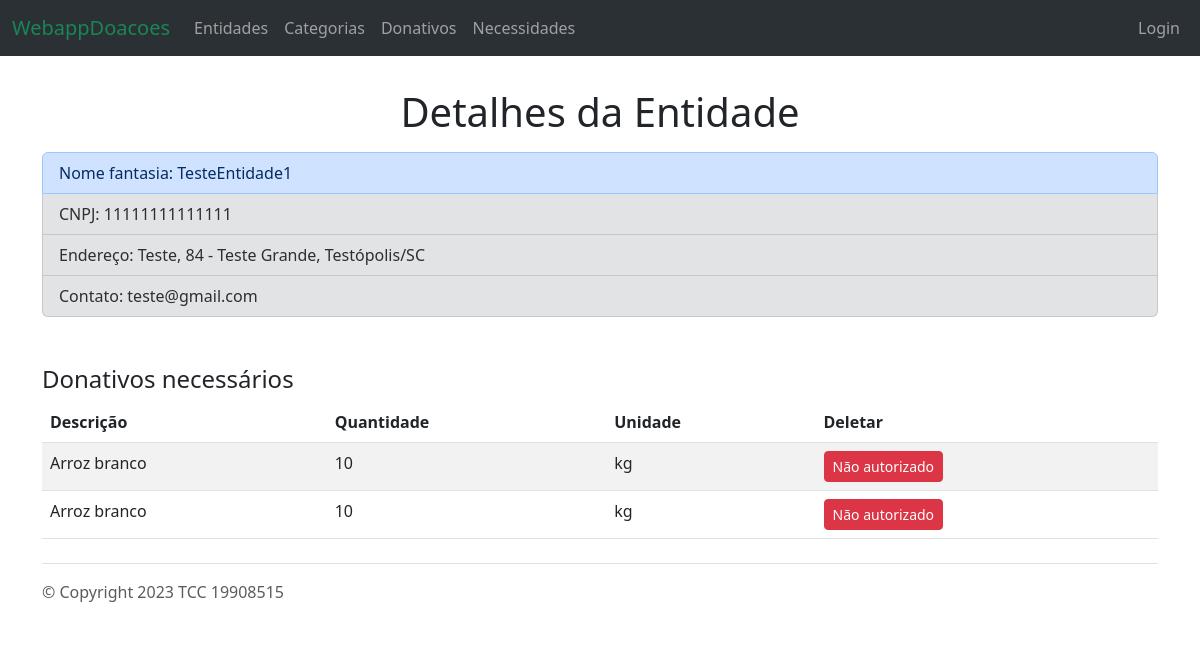
The app's page /appdoacoes/entidades/11111111111111/, older data.
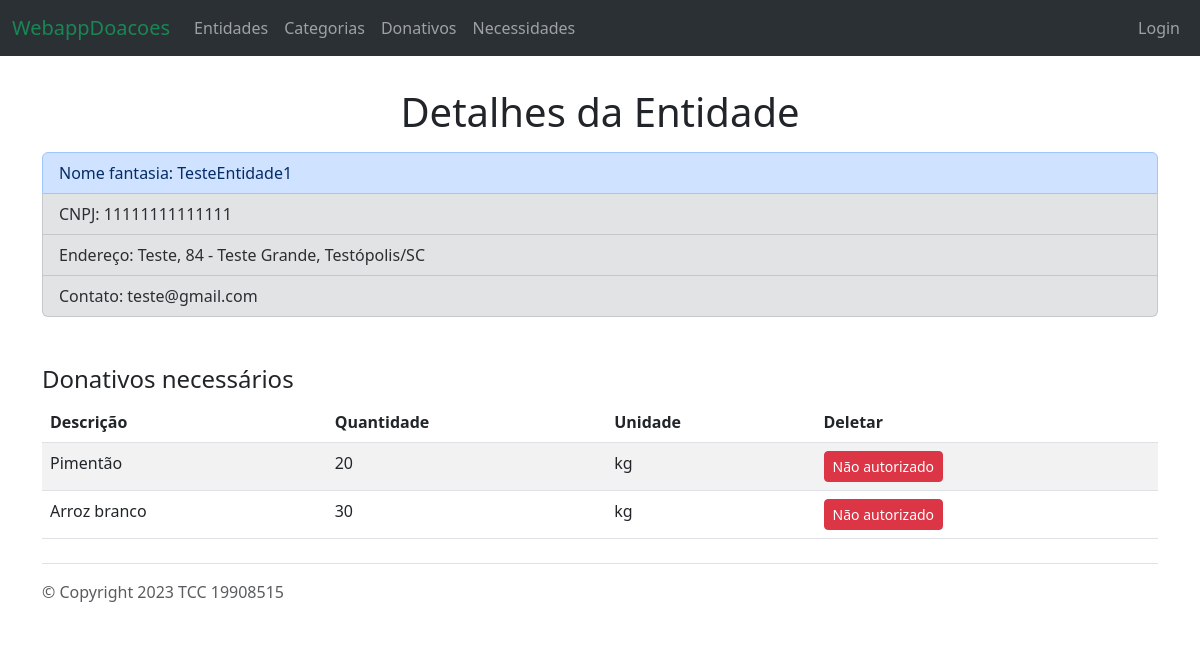
The same page, newer data.
### appdoacoes/models.py (models this page shows, shortened)
class InstanciaDonativo(models.Model):
    id = models.AutoField(primary_key=True)
    donativo = models.ForeignKey('Donativo', null=True, on_delete=models.CASCADE)
    entidade = models.ForeignKey('EmpresaEntidade', null=True, on_delete=models.CASCADE)
    quantidade = models.IntegerField()
    class Meta:
        permissions = [('pode_criar_atualizar_necessidade','Cria/Atualiza necessidade'),('pode_deletar_necessidade','Deleta necessidade')]

class Donativo(models.Model):
    id = models.AutoField(primary_key=True)
    descricao = models.CharField(max_length=200, unique=True)
    categoria = models.ForeignKey('Categoria', on_delete=models.CASCADE)
    UNIDADES_MEDIDA = (
        ('un', 'Unidade'),
        ('p','Par'),
        ('kg', 'Quilo'),
        ('l', 'Litro'),
        ('m', 'Metro'),
        ('m2','Metro quadrado'),
        ('s','Serviço'),
    )
    unidade = models.CharField(max_length=3, choices=UNIDADES_MEDIDA, blank=True, null=True)
    class Meta:
        permissions = [('pode_criar_atualizar_donativo','Cria/Atualiza Donativo'),('pode_deletar_donativo','Deleta Donativo')]

### appdoacoes/views.py (the view)
# urls.py: re_path(r'^entidades/(?P<pk>\d{14})/$',views.EmpresaEntidadeDetailView.as_view(),name='entidade-detail'),
class EmpresaEntidadeDetailView(generic.DetailView):
    model = EmpresaEntidade
    template_name = 'empresaentidade_detail.html'
    context_object_name = 'empresaentidade'
    def get_context_data(self, **kwargs):
        context = super().get_context_data(**kwargs)
        registronecessidade_list = InstanciaDonativo.objects.filter(entidade=self.object)
        context['registronecessidade_list'] = registronecessidade_list
        return context

### appdoacoes/models.py (called while the page is built)
    @property
    def get_endereco(self):
        return f'{self.logradouro}, {self.numero} - {self.bairro}, {self.cidade}/{self.estado}'

### appdoacoes/templates/empresaentidade_detail.html (shortened to what this page needs)
{% extends "base_generica.html" %}
{% block content %}
  <section class='d-flex flex-row justify-content-center p-2'>
    <h1>Detalhes da Entidade</h1>
  </section>
  <section class="container-sm mx-auto">
    <ul class='list-group'>
      <li class="list-group-item list-group-item-primary">Nome fantasia: {{ empresaentidade.nome_fantasia }} </li>
      <li class="list-group-item list-group-item-secondary">CNPJ: {{ empresaentidade.cnpj }} </li>
      <li class="list-group-item list-group-item-secondary">Endereço: {{ empresaentidade.get_endereco }} </li>
      <li class="list-group-item list-group-item-secondary">Contato: {{ empresaentidade.email }} </li>
    </ul>
  </section>
  <section class='container-sm mx-auto mt-5'>
    <h4>Donativos necessários</h4>
      <table class='table table-striped table-hover'>
        <thead>
        <tr>
            <th>Descrição</th>
            <th>Quantidade</th>
            <th>Unidade</th>
            <th>Deletar</th>
        </tr>
        </thead>
        <tbody>
            {% for instancia in registronecessidade_list %}
            <tr>
                <td>{{ instancia.donativo.descricao }}</td>
                <td>{{ instancia.quantidade }}</td>
                <td>{{ instancia.donativo.unidade }}</td>
                {% if user.is_staff or user == instancia.entidade.usuario_responsavel %}
                    <td>
                        <form method="post" action="{% url 'necessidade-delete' instancia.id %}">
                            {% csrf_token %}
                            <button type="submit" class="btn btn-danger btn-sm">
                                <i class="fa fa-trash"></i> Excluir
                            </button>
                        </form>
                    </td>
                {% else %}
                <td>
                    <button type="" class="btn btn-danger btn-sm">
                         Não autorizado
                    </button>
                </td>
                {% endif %}
            </tr>
        {% empty %}
            <tr>
            <td colspan="3">Nenhum resultado encontrado.</td>
            </tr>
        {% endfor %}
        </tbody>
    </table>
  </section>
{% endblock %}

Row changes from the older to the newer data that the page shows:
removed InstanciaDonativo: donativo.descricao "Arroz branco", quantidade "10", donativo.unidade "kg", shows "Não autorizado"
removed InstanciaDonativo: donativo.descricao "Arroz branco", quantidade "10", donativo.unidade "kg", shows "Não autorizado"
added InstanciaDonativo: donativo.descricao "Pimentão", quantidade "20", donativo.unidade "kg", shows "Não autorizado"
added InstanciaDonativo: donativo.descricao "Arroz branco", quantidade "30", donativo.unidade "kg", shows "Não autorizado"
